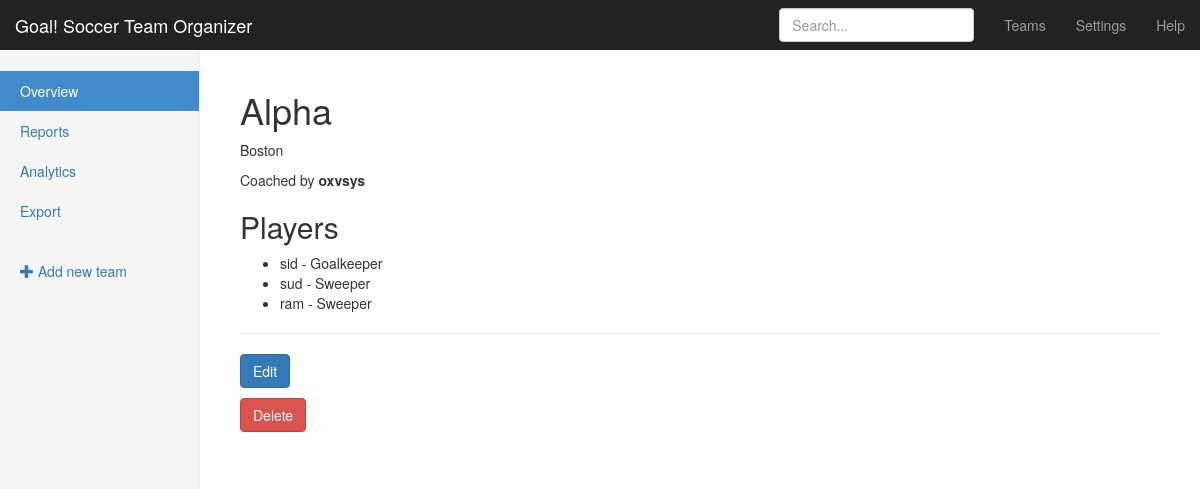
Screenshot of /teams/2/ with the database file from the repository.
### teams/models.py (models this page shows, shortened)
class Team(models.Model):
    name = models.CharField(max_length=255)
    coach = models.ForeignKey(User, related_name='teams')
    practice_location = models.CharField(max_length=255)

class Player(models.Model):
    name = models.CharField(max_length=255)
    age = models.PositiveIntegerField()
    position = models.CharField(choices=POSITIONS, max_length=3)
    team = models.ForeignKey(Team, related_name='players')

### teams/views.py (the view)
# urls.py: url(r'^(?P<pk>\d+)/$', views.TeamDetailView.as_view(), name='detail'),
class TeamDetailView(DetailView):
    model = models.Team

### teams/templates/teams/team_detail.html
{% extends "teams/_layout.html" %}
{% block body_content %}
    <h1>{{ team.name }}</h1>
    <p class="muted">{{ team.practice_location }}</p>
    <p>Coached by <strong>{{ team.coach.get_full_name|default:team.coach }}</strong></p>
    <h2>Players</h2>
    <ul>
        {% for player in team.players.all %}
            <li>{{ player.name }} - {{ player.get_position_display }}</li>
        {% endfor %}
    </ul>
    <hr>
    <p>
        <a href="{% url 'teams:update' pk=team.pk %}" class="btn btn-primary">Edit</a>
    </p>
    <p>
        <a href="{% url 'teams:delete' pk=team.pk %}" class="btn btn-danger">Delete</a>
    </p>
{% endblock %}

### assets/css/goal.css (style rules this page uses)
body { padding-top: 50px; }

### rows the page displays
Team: name "Alpha", practice_location "Boston", coach.get_full_name "oxvsys"
Player: name "sid", position "Goalkeeper"
Player: name "sud", position "Sweeper"
Player: name "ram", position "Sweeper"
